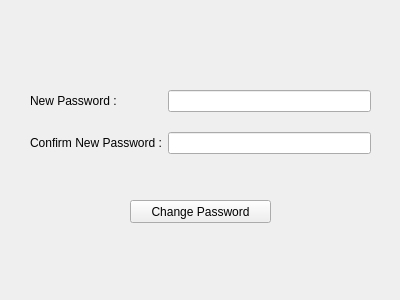
<?xml version="1.0" encoding="UTF-8"?>
<ui version="4.0">
 <class>Form</class>
 <widget class="QWidget" name="Form">
  <property name="geometry">
   <rect>
    <x>0</x>
    <y>0</y>
    <width>400</width>
    <height>300</height>
   </rect>
  </property>
  <property name="windowTitle">
   <string>Form</string>
  </property>
  <widget class="QPushButton" name="changePasswordBtn">
   <property name="geometry">
    <rect>
     <x>130</x>
     <y>200</y>
     <width>141</width>
     <height>23</height>
    </rect>
   </property>
   <property name="text">
    <string>Change Password</string>
   </property>
  </widget>
  <widget class="QWidget" name="formLayoutWidget">
   <property name="geometry">
    <rect>
     <x>30</x>
     <y>90</y>
     <width>341</width>
     <height>75</height>
    </rect>
   </property>
   <layout class="QFormLayout" name="formLayout">
    <property name="verticalSpacing">
     <number>20</number>
    </property>
    <item row="0" column="0">
     <widget class="QLabel" name="label">
      <property name="text">
       <string>New Password :</string>
      </property>
     </widget>
    </item>
    <item row="0" column="1">
     <widget class="QLineEdit" name="change_User_Password_Label">
      <property name="echoMode">
       <enum>QLineEdit::Password</enum>
      </property>
     </widget>
    </item>
    <item row="1" column="0">
     <widget class="QLabel" name="label_2">
      <property name="text">
       <string>Confirm New Password :</string>
      </property>
     </widget>
    </item>
    <item row="1" column="1">
     <widget class="QLineEdit" name="change_User_Confirm_Password_Label">
      <property name="echoMode">
       <enum>QLineEdit::Password</enum>
      </property>
     </widget>
    </item>
   </layout>
  </widget>
 </widget>
 <resources/>
 <connections/>
</ui>
